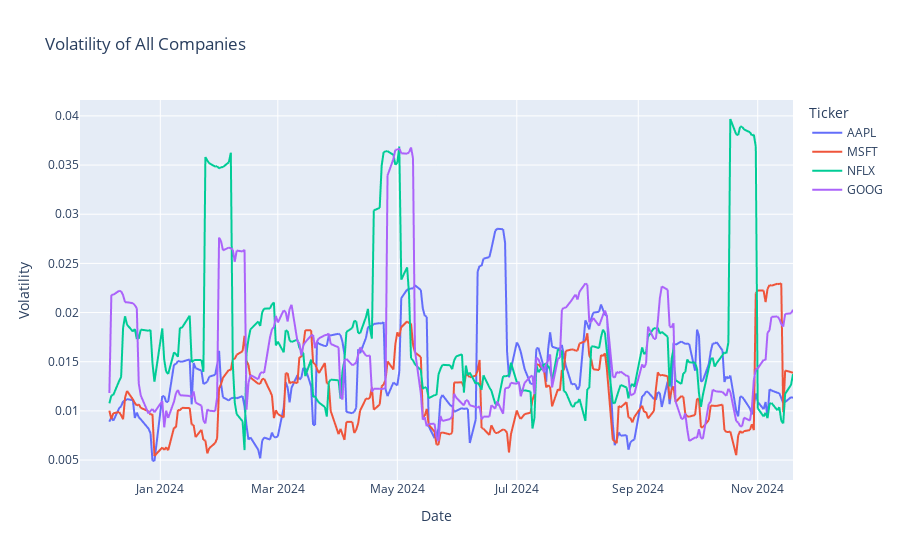

The cell this chart's notebook holds for it:
### Code cell
df['Volatility'] = df.groupby('Ticker')['Close'].pct_change().rolling(window=10).std().reset_index(0, drop=True)
fig = px.line(df, x='Date', y='Volatility', 
              color='Ticker', 
              title='Volatility of All Companies')
fig.show()

### Figure 1 — Plotly figure (JSON) as saved in the notebook; plotly's stock layout.template omitted (floating-point values rounded to 4 significant figures; data arrays with more than 128 entries replaced by an {"elided": "..."} marker saying what was removed)
{"data": [{"hovertemplate": "Ticker=AAPL<br>Date=%{x}<br>Volatility=%{y}<extra></extra>", "legendgroup": "AAPL", "line": {"color": "#636efa", "dash": "solid"}, "marker": {"symbol": "circle"}, "mode": "lines", "name": "AAPL", "showlegend": true, "type": "scattergl", "x": {"elided": "251 str values"}, "xaxis": "x", "y": {"elided": "251 float values"}, "yaxis": "y"}, {"hovertemplate": "Ticker=MSFT<br>Date=%{x}<br>Volatility=%{y}<extra></extra>", "legendgroup": "MSFT", "line": {"color": "#EF553B", "dash": "solid"}, "marker": {"symbol": "circle"}, "mode": "lines", "name": "MSFT", "showlegend": true, "type": "scattergl", "x": {"elided": "251 str values"}, "xaxis": "x", "y": {"elided": "251 float values"}, "yaxis": "y"}, {"hovertemplate": "Ticker=NFLX<br>Date=%{x}<br>Volatility=%{y}<extra></extra>", "legendgroup": "NFLX", "line": {"color": "#00cc96", "dash": "solid"}, "marker": {"symbol": "circle"}, "mode": "lines", "name": "NFLX", "showlegend": true, "type": "scattergl", "x": {"elided": "251 str values"}, "xaxis": "x", "y": {"elided": "251 float values"}, "yaxis": "y"}, {"hovertemplate": "Ticker=GOOG<br>Date=%{x}<br>Volatility=%{y}<extra></extra>", "legendgroup": "GOOG", "line": {"color": "#ab63fa", "dash": "solid"}, "marker": {"symbol": "circle"}, "mode": "lines", "name": "GOOG", "showlegend": true, "type": "scattergl", "x": {"elided": "251 str values"}, "xaxis": "x", "y": {"elided": "251 float values"}, "yaxis": "y"}], "layout": {"legend": {"title": {"text": "Ticker"}, "tracegroupgap": 0}, "title": {"text": "Volatility of All Companies"}, "xaxis": {"anchor": "y", "domain": [0, 1], "title": {"text": "Date"}}, "yaxis": {"anchor": "x", "domain": [0, 1], "title": {"text": "Volatility"}}}}
